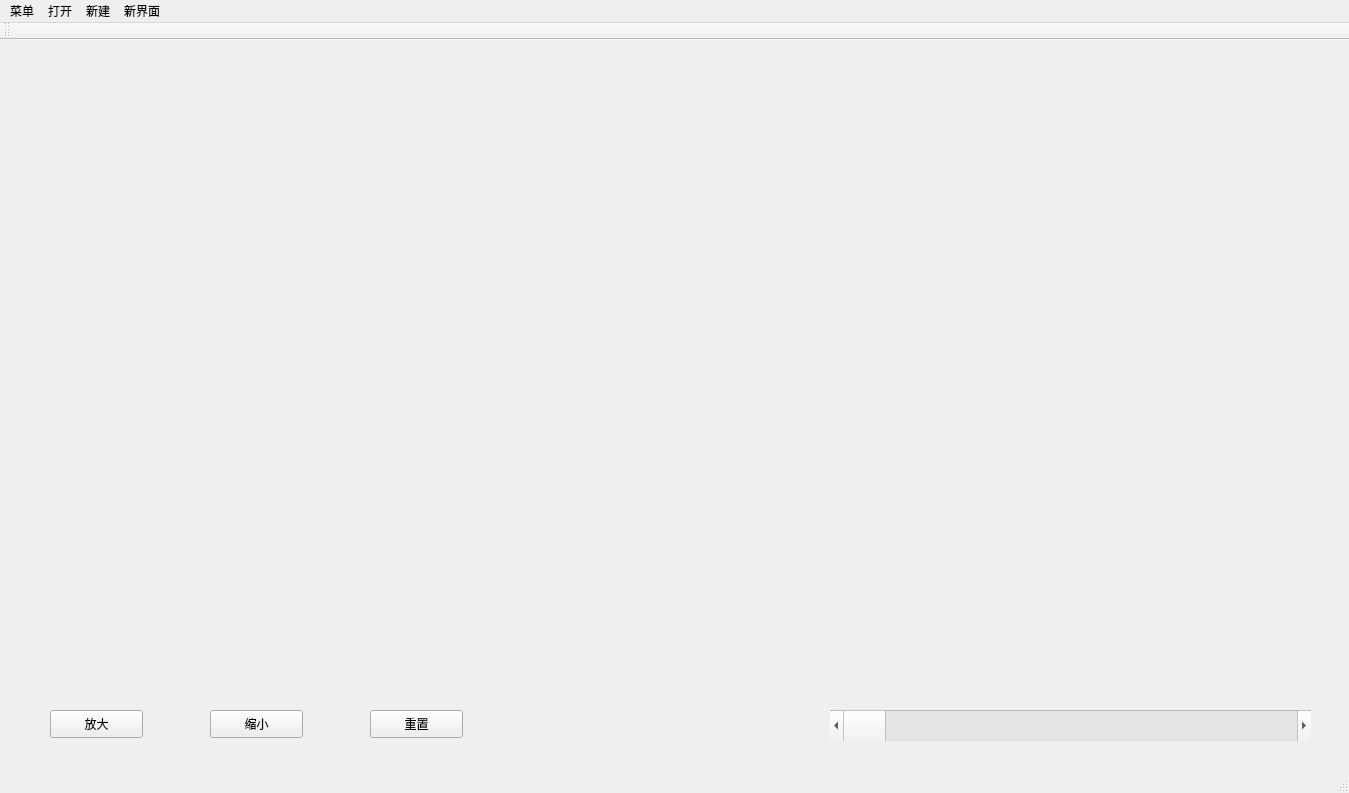
<?xml version="1.0" encoding="UTF-8"?>
<ui version="4.0">
 <class>MainWindowClass</class>
 <widget class="QMainWindow" name="MainWindowClass">
  <property name="geometry">
   <rect>
    <x>0</x>
    <y>0</y>
    <width>1349</width>
    <height>793</height>
   </rect>
  </property>
  <property name="windowTitle">
   <string>MainWindow</string>
  </property>
  <widget class="QWidget" name="centralWidget">
   <widget class="QCustomPlot" name="waveform_wid_1" native="true">
    <property name="geometry">
     <rect>
      <x>20</x>
      <y>10</y>
      <width>1311</width>
      <height>311</height>
     </rect>
    </property>
   </widget>
   <widget class="QCustomPlot" name="waveform_wid_2" native="true">
    <property name="geometry">
     <rect>
      <x>20</x>
      <y>320</y>
      <width>1311</width>
      <height>311</height>
     </rect>
    </property>
   </widget>
   <widget class="QPushButton" name="zoomIn_but">
    <property name="geometry">
     <rect>
      <x>50</x>
      <y>670</y>
      <width>93</width>
      <height>28</height>
     </rect>
    </property>
    <property name="text">
     <string>放大</string>
    </property>
   </widget>
   <widget class="QPushButton" name="zoomOut_but">
    <property name="geometry">
     <rect>
      <x>210</x>
      <y>670</y>
      <width>93</width>
      <height>28</height>
     </rect>
    </property>
    <property name="text">
     <string>缩小</string>
    </property>
   </widget>
   <widget class="QPushButton" name="reset_but">
    <property name="geometry">
     <rect>
      <x>370</x>
      <y>670</y>
      <width>93</width>
      <height>28</height>
     </rect>
    </property>
    <property name="text">
     <string>重置</string>
    </property>
   </widget>
   <widget class="QScrollBar" name="horizontalScrollBar">
    <property name="geometry">
     <rect>
      <x>830</x>
      <y>670</y>
      <width>481</width>
      <height>31</height>
     </rect>
    </property>
    <property name="orientation">
     <enum>Qt::Horizontal</enum>
    </property>
   </widget>
  </widget>
  <widget class="QMenuBar" name="menuBar">
   <property name="geometry">
    <rect>
     <x>0</x>
     <y>0</y>
     <width>1349</width>
     <height>26</height>
    </rect>
   </property>
   <widget class="QMenu" name="menu">
    <property name="title">
     <string>菜单</string>
    </property>
    <addaction name="play_act"/>
    <addaction name="separator"/>
    <addaction name="periodwind_open_act"/>
    <addaction name="spectrumwind_open_act"/>
    <addaction name="filterwind_open_act"/>
   </widget>
   <widget class="QMenu" name="menu_2">
    <property name="title">
     <string>打开</string>
    </property>
    <addaction name="readwav_act"/>
   </widget>
   <widget class="QMenu" name="menu_3">
    <property name="title">
     <string>新建</string>
    </property>
    <addaction name="newsinglewav_act"/>
    <addaction name="newdoublewav_act"/>
   </widget>
   <widget class="QMenu" name="newWindow_menu">
    <property name="title">
     <string>新界面</string>
    </property>
    <addaction name="windowopen"/>
   </widget>
   <addaction name="menu"/>
   <addaction name="menu_2"/>
   <addaction name="menu_3"/>
   <addaction name="newWindow_menu"/>
  </widget>
  <widget class="QToolBar" name="mainToolBar">
   <attribute name="toolBarArea">
    <enum>TopToolBarArea</enum>
   </attribute>
   <attribute name="toolBarBreak">
    <bool>false</bool>
   </attribute>
  </widget>
  <widget class="QStatusBar" name="statusBar"/>
  <action name="play_act">
   <property name="text">
    <string>播放</string>
   </property>
  </action>
  <action name="periodwind_open_act">
   <property name="text">
    <string>周期分析</string>
   </property>
  </action>
  <action name="spectrumwind_open_act">
   <property name="text">
    <string>频谱分析</string>
   </property>
  </action>
  <action name="filterwind_open_act">
   <property name="text">
    <string>滤波</string>
   </property>
  </action>
  <action name="readwav_act">
   <property name="text">
    <string>从文件读取（.wav）</string>
   </property>
  </action>
  <action name="newsinglewav_act">
   <property name="text">
    <string>录制单声道</string>
   </property>
  </action>
  <action name="newdoublewav_act">
   <property name="text">
    <string>录制双声道</string>
   </property>
  </action>
  <action name="windowopen">
   <property name="text">
    <string>open</string>
   </property>
  </action>
 </widget>
 <layoutdefault spacing="6" margin="11"/>
 <customwidgets>
  <customwidget>
   <class>QCustomPlot</class>
   <extends>QWidget</extends>
   <header>qcustomplot.h</header>
   <container>1</container>
  </customwidget>
 </customwidgets>
 <resources>
  <include location="mainwindow.qrc"/>
 </resources>
 <connections/>
</ui>
